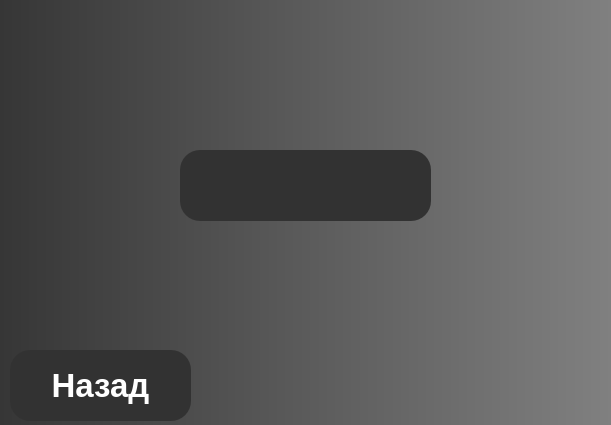
<?xml version="1.0" encoding="UTF-8"?>
<ui version="4.0">
 <class>MainWindow</class>
 <widget class="QMainWindow" name="MainWindow">
  <property name="geometry">
   <rect>
    <x>0</x>
    <y>0</y>
    <width>611</width>
    <height>425</height>
   </rect>
  </property>
  <property name="font">
   <font>
    <pointsize>8</pointsize>
   </font>
  </property>
  <property name="windowTitle">
   <string>My English Grammar</string>
  </property>
  <property name="styleSheet">
   <string notr="true"/>
  </property>
  <widget class="QWidget" name="centralwidget">
   <property name="font">
    <font>
     <pointsize>5</pointsize>
    </font>
   </property>
   <property name="styleSheet">
    <string notr="true">QWidget
{
    color: #aaa;
   background-color: qlineargradient(spread:pad, x1:0, y1:0, x2:1, y2:0, stop:0 rgb(54, 54, 54), stop:1 rgb(128, 128, 128));
}

QPushButton
{
    color: rgb(255, 255, 255);
	background-color: #323232;
    width: 75px;
    height: 50px;
	border-radius: 20px;
	font: 75 25pt &quot;Microsoft YaHei UI&quot;;
	font-weight: bold;
}

QPushButton:hover
{
    background-color: silver;
}

QLabel
{
	color: rgb(255, 255, 255);
	background-color: #323232;
    border-radius: 20px;
	font: &quot;Microsoft YaHei UI&quot;;
	font-weight: bold;
}
</string>
   </property>
   <widget class="QPushButton" name="pushButton">
    <property name="geometry">
     <rect>
      <x>10</x>
      <y>350</y>
      <width>181</width>
      <height>71</height>
     </rect>
    </property>
    <property name="font">
     <font>
      <family>Microsoft YaHei UI</family>
      <pointsize>25</pointsize>
      <weight>75</weight>
      <italic>false</italic>
      <bold>true</bold>
     </font>
    </property>
    <property name="styleSheet">
     <string notr="true"/>
    </property>
    <property name="text">
     <string>Назад</string>
    </property>
   </widget>
   <widget class="QLabel" name="label">
    <property name="geometry">
     <rect>
      <x>180</x>
      <y>150</y>
      <width>251</width>
      <height>71</height>
     </rect>
    </property>
    <property name="font">
     <font>
      <pointsize>11</pointsize>
      <weight>75</weight>
      <italic>false</italic>
      <bold>true</bold>
     </font>
    </property>
    <property name="styleSheet">
     <string notr="true"/>
    </property>
    <property name="text">
     <string/>
    </property>
    <property name="alignment">
     <set>Qt::AlignCenter</set>
    </property>
   </widget>
  </widget>
 </widget>
 <resources/>
 <connections/>
</ui>
